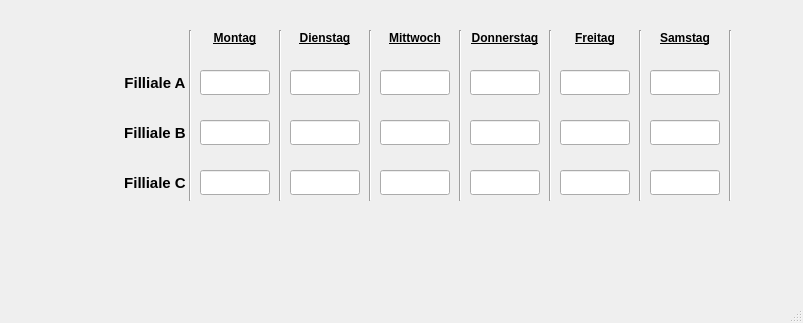
<?xml version="1.0" encoding="UTF-8"?>
<ui version="4.0">
 <class>MainWindow</class>
 <widget class="QMainWindow" name="MainWindow">
  <property name="geometry">
   <rect>
    <x>0</x>
    <y>0</y>
    <width>803</width>
    <height>323</height>
   </rect>
  </property>
  <property name="windowTitle">
   <string>MainWindow</string>
  </property>
  <widget class="QWidget" name="centralwidget">
   <widget class="QLabel" name="label">
    <property name="geometry">
     <rect>
      <x>200</x>
      <y>30</y>
      <width>70</width>
      <height>16</height>
     </rect>
    </property>
    <property name="font">
     <font>
      <italic>false</italic>
      <bold>true</bold>
      <underline>true</underline>
     </font>
    </property>
    <property name="text">
     <string notr="true">Montag</string>
    </property>
    <property name="alignment">
     <set>Qt::AlignCenter</set>
    </property>
   </widget>
   <widget class="QLabel" name="label_2">
    <property name="geometry">
     <rect>
      <x>290</x>
      <y>30</y>
      <width>70</width>
      <height>16</height>
     </rect>
    </property>
    <property name="font">
     <font>
      <italic>false</italic>
      <bold>true</bold>
      <underline>true</underline>
     </font>
    </property>
    <property name="text">
     <string notr="true">Dienstag</string>
    </property>
    <property name="alignment">
     <set>Qt::AlignCenter</set>
    </property>
   </widget>
   <widget class="QLabel" name="label_4">
    <property name="geometry">
     <rect>
      <x>380</x>
      <y>30</y>
      <width>70</width>
      <height>16</height>
     </rect>
    </property>
    <property name="font">
     <font>
      <italic>false</italic>
      <bold>true</bold>
      <underline>true</underline>
     </font>
    </property>
    <property name="text">
     <string notr="true">Mittwoch</string>
    </property>
    <property name="alignment">
     <set>Qt::AlignCenter</set>
    </property>
   </widget>
   <widget class="QLabel" name="label_3">
    <property name="geometry">
     <rect>
      <x>560</x>
      <y>30</y>
      <width>70</width>
      <height>16</height>
     </rect>
    </property>
    <property name="font">
     <font>
      <italic>false</italic>
      <bold>true</bold>
      <underline>true</underline>
     </font>
    </property>
    <property name="text">
     <string notr="true">Freitag</string>
    </property>
    <property name="alignment">
     <set>Qt::AlignCenter</set>
    </property>
   </widget>
   <widget class="QLabel" name="label_5">
    <property name="geometry">
     <rect>
      <x>470</x>
      <y>30</y>
      <width>70</width>
      <height>16</height>
     </rect>
    </property>
    <property name="font">
     <font>
      <italic>false</italic>
      <bold>true</bold>
      <underline>true</underline>
     </font>
    </property>
    <property name="text">
     <string notr="true">Donnerstag</string>
    </property>
    <property name="alignment">
     <set>Qt::AlignCenter</set>
    </property>
   </widget>
   <widget class="QLabel" name="label_6">
    <property name="geometry">
     <rect>
      <x>650</x>
      <y>30</y>
      <width>70</width>
      <height>16</height>
     </rect>
    </property>
    <property name="font">
     <font>
      <italic>false</italic>
      <bold>true</bold>
      <underline>true</underline>
     </font>
    </property>
    <property name="text">
     <string notr="true">Samstag</string>
    </property>
    <property name="alignment">
     <set>Qt::AlignCenter</set>
    </property>
   </widget>
   <widget class="QLineEdit" name="lineEdit">
    <property name="geometry">
     <rect>
      <x>200</x>
      <y>70</y>
      <width>70</width>
      <height>25</height>
     </rect>
    </property>
   </widget>
   <widget class="QLineEdit" name="lineEdit_2">
    <property name="geometry">
     <rect>
      <x>200</x>
      <y>170</y>
      <width>70</width>
      <height>25</height>
     </rect>
    </property>
   </widget>
   <widget class="QLineEdit" name="lineEdit_3">
    <property name="geometry">
     <rect>
      <x>290</x>
      <y>70</y>
      <width>70</width>
      <height>25</height>
     </rect>
    </property>
   </widget>
   <widget class="QLineEdit" name="lineEdit_4">
    <property name="geometry">
     <rect>
      <x>200</x>
      <y>120</y>
      <width>70</width>
      <height>25</height>
     </rect>
    </property>
   </widget>
   <widget class="QLineEdit" name="lineEdit_5">
    <property name="geometry">
     <rect>
      <x>290</x>
      <y>120</y>
      <width>70</width>
      <height>25</height>
     </rect>
    </property>
    <property name="text">
     <string/>
    </property>
   </widget>
   <widget class="QLineEdit" name="lineEdit_6">
    <property name="geometry">
     <rect>
      <x>380</x>
      <y>70</y>
      <width>70</width>
      <height>25</height>
     </rect>
    </property>
   </widget>
   <widget class="QLineEdit" name="lineEdit_7">
    <property name="geometry">
     <rect>
      <x>470</x>
      <y>70</y>
      <width>70</width>
      <height>25</height>
     </rect>
    </property>
   </widget>
   <widget class="QLineEdit" name="lineEdit_8">
    <property name="geometry">
     <rect>
      <x>560</x>
      <y>70</y>
      <width>70</width>
      <height>25</height>
     </rect>
    </property>
   </widget>
   <widget class="QLineEdit" name="lineEdit_9">
    <property name="geometry">
     <rect>
      <x>650</x>
      <y>70</y>
      <width>70</width>
      <height>25</height>
     </rect>
    </property>
   </widget>
   <widget class="QLineEdit" name="lineEdit_10">
    <property name="geometry">
     <rect>
      <x>290</x>
      <y>170</y>
      <width>70</width>
      <height>25</height>
     </rect>
    </property>
   </widget>
   <widget class="QLineEdit" name="lineEdit_11">
    <property name="geometry">
     <rect>
      <x>560</x>
      <y>120</y>
      <width>70</width>
      <height>25</height>
     </rect>
    </property>
   </widget>
   <widget class="QLineEdit" name="lineEdit_12">
    <property name="geometry">
     <rect>
      <x>470</x>
      <y>120</y>
      <width>70</width>
      <height>25</height>
     </rect>
    </property>
   </widget>
   <widget class="QLineEdit" name="lineEdit_13">
    <property name="geometry">
     <rect>
      <x>380</x>
      <y>120</y>
      <width>70</width>
      <height>25</height>
     </rect>
    </property>
   </widget>
   <widget class="QLineEdit" name="lineEdit_14">
    <property name="geometry">
     <rect>
      <x>650</x>
      <y>120</y>
      <width>70</width>
      <height>25</height>
     </rect>
    </property>
   </widget>
   <widget class="QLineEdit" name="lineEdit_15">
    <property name="geometry">
     <rect>
      <x>650</x>
      <y>170</y>
      <width>70</width>
      <height>25</height>
     </rect>
    </property>
   </widget>
   <widget class="QLineEdit" name="lineEdit_16">
    <property name="geometry">
     <rect>
      <x>560</x>
      <y>170</y>
      <width>70</width>
      <height>25</height>
     </rect>
    </property>
   </widget>
   <widget class="QLineEdit" name="lineEdit_17">
    <property name="geometry">
     <rect>
      <x>470</x>
      <y>170</y>
      <width>70</width>
      <height>25</height>
     </rect>
    </property>
   </widget>
   <widget class="QLineEdit" name="lineEdit_18">
    <property name="geometry">
     <rect>
      <x>380</x>
      <y>170</y>
      <width>70</width>
      <height>25</height>
     </rect>
    </property>
   </widget>
   <widget class="Line" name="line_2">
    <property name="geometry">
     <rect>
      <x>350</x>
      <y>340</y>
      <width>41</width>
      <height>391</height>
     </rect>
    </property>
    <property name="orientation">
     <enum>Qt::Vertical</enum>
    </property>
   </widget>
   <widget class="Line" name="line_7">
    <property name="geometry">
     <rect>
      <x>170</x>
      <y>30</y>
      <width>41</width>
      <height>171</height>
     </rect>
    </property>
    <property name="orientation">
     <enum>Qt::Vertical</enum>
    </property>
   </widget>
   <widget class="QLabel" name="label_7">
    <property name="geometry">
     <rect>
      <x>120</x>
      <y>70</y>
      <width>70</width>
      <height>25</height>
     </rect>
    </property>
    <property name="font">
     <font>
      <pointsize>11</pointsize>
      <bold>true</bold>
     </font>
    </property>
    <property name="text">
     <string>Filliale A</string>
    </property>
    <property name="alignment">
     <set>Qt::AlignCenter</set>
    </property>
   </widget>
   <widget class="QLabel" name="label_8">
    <property name="geometry">
     <rect>
      <x>120</x>
      <y>120</y>
      <width>70</width>
      <height>25</height>
     </rect>
    </property>
    <property name="font">
     <font>
      <pointsize>11</pointsize>
      <bold>true</bold>
     </font>
    </property>
    <property name="text">
     <string>Filliale B</string>
    </property>
    <property name="alignment">
     <set>Qt::AlignCenter</set>
    </property>
   </widget>
   <widget class="QLabel" name="label_9">
    <property name="geometry">
     <rect>
      <x>120</x>
      <y>170</y>
      <width>70</width>
      <height>25</height>
     </rect>
    </property>
    <property name="font">
     <font>
      <pointsize>11</pointsize>
      <bold>true</bold>
     </font>
    </property>
    <property name="text">
     <string>Filliale C</string>
    </property>
    <property name="alignment">
     <set>Qt::AlignCenter</set>
    </property>
   </widget>
   <widget class="Line" name="line_8">
    <property name="geometry">
     <rect>
      <x>440</x>
      <y>30</y>
      <width>41</width>
      <height>171</height>
     </rect>
    </property>
    <property name="orientation">
     <enum>Qt::Vertical</enum>
    </property>
   </widget>
   <widget class="Line" name="line_9">
    <property name="geometry">
     <rect>
      <x>350</x>
      <y>30</y>
      <width>41</width>
      <height>171</height>
     </rect>
    </property>
    <property name="orientation">
     <enum>Qt::Vertical</enum>
    </property>
   </widget>
   <widget class="Line" name="line_10">
    <property name="geometry">
     <rect>
      <x>260</x>
      <y>30</y>
      <width>41</width>
      <height>171</height>
     </rect>
    </property>
    <property name="orientation">
     <enum>Qt::Vertical</enum>
    </property>
   </widget>
   <widget class="Line" name="line_11">
    <property name="geometry">
     <rect>
      <x>620</x>
      <y>30</y>
      <width>41</width>
      <height>171</height>
     </rect>
    </property>
    <property name="orientation">
     <enum>Qt::Vertical</enum>
    </property>
   </widget>
   <widget class="Line" name="line_12">
    <property name="geometry">
     <rect>
      <x>530</x>
      <y>30</y>
      <width>41</width>
      <height>171</height>
     </rect>
    </property>
    <property name="orientation">
     <enum>Qt::Vertical</enum>
    </property>
   </widget>
   <widget class="Line" name="line_13">
    <property name="geometry">
     <rect>
      <x>710</x>
      <y>30</y>
      <width>41</width>
      <height>171</height>
     </rect>
    </property>
    <property name="orientation">
     <enum>Qt::Vertical</enum>
    </property>
   </widget>
  </widget>
  <widget class="QStatusBar" name="statusbar"/>
 </widget>
 <resources/>
 <connections/>
</ui>
